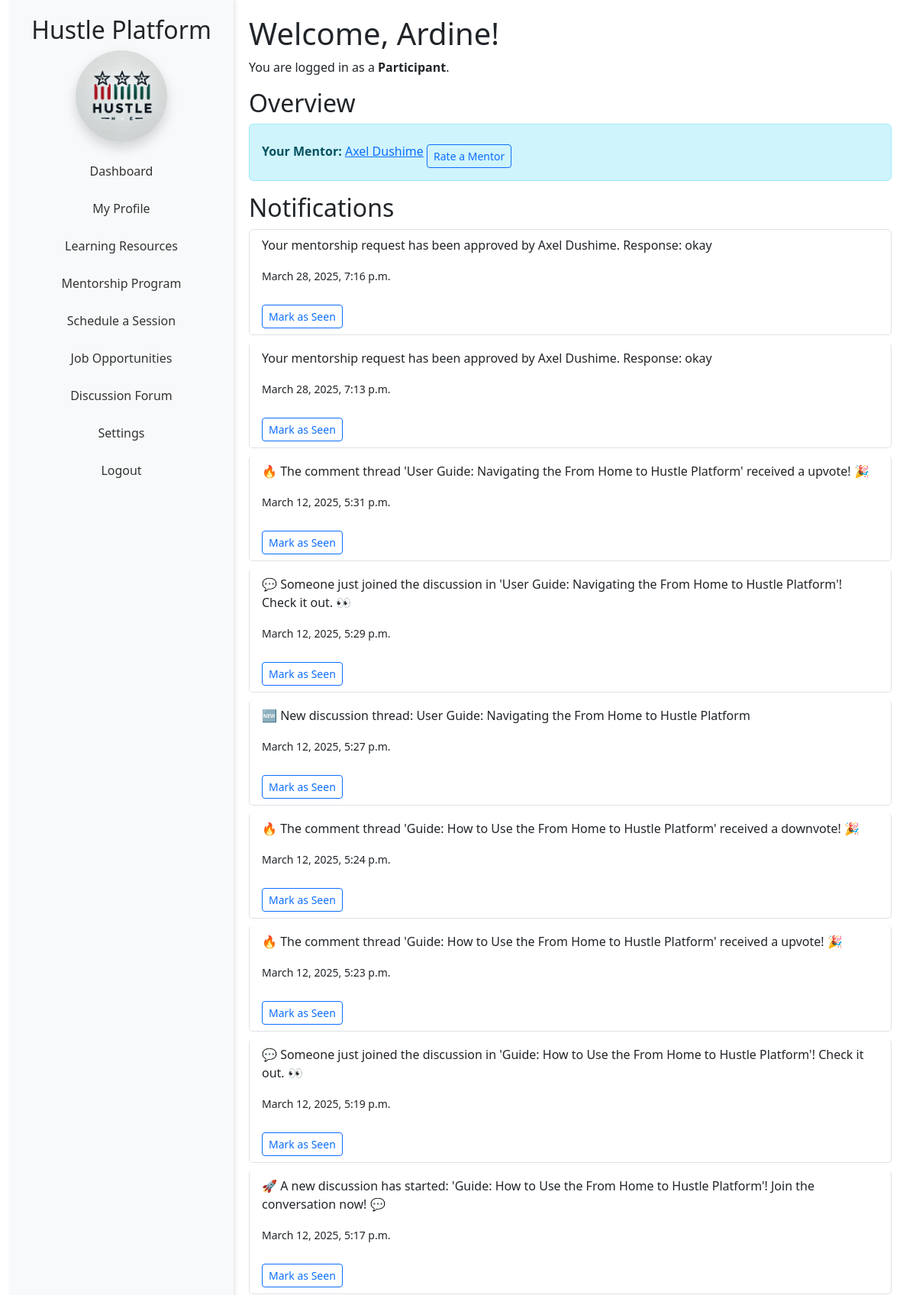
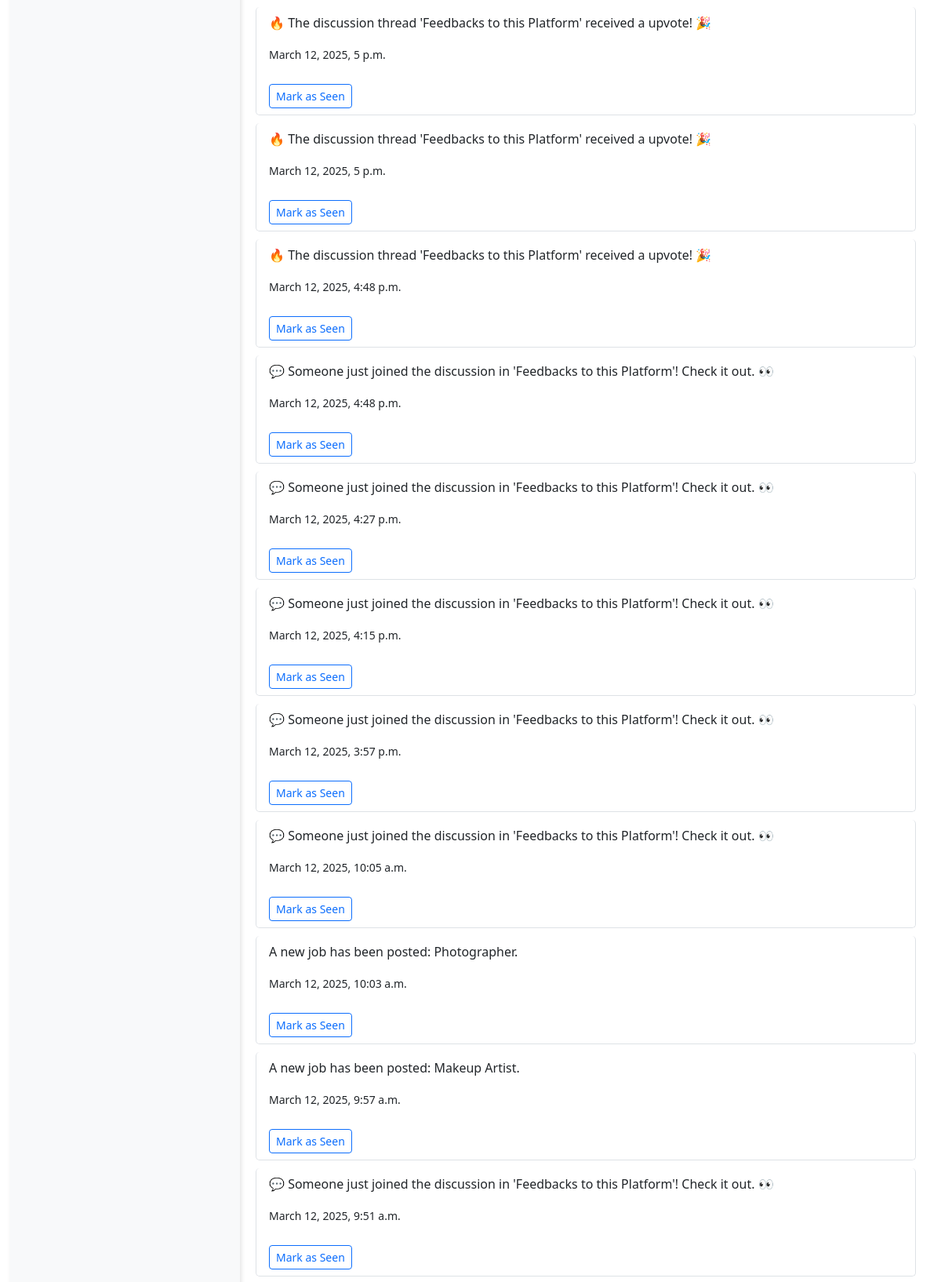
The app's page /participant/dashboard/ (signed in, upper part) with its own data (2 pictures, top to bottom).
### capstone/models.py (models this page shows, shortened)
class User(AbstractUser):
    USER_TYPE_CHOICES = (
        ('mentor', 'Mentor'),
        ('participant', 'Participant'),
    )
    LANGUAGE_CHOICES = [
        ("en", "English"),
        ("fr", "French"),
        ("es", "Spanish"),
        ("sw", "Swahili"),
        ("rw", "Kinyarwanda")
    ]
    language_preference = models.CharField(max_length=4, choices=LANGUAGE_CHOICES, default="fr")
    full_name = models.CharField(max_length=255)
    email = models.EmailField(unique=True)
    phone_number = models.CharField(max_length=15)
    user_type = models.CharField(max_length=20, choices=USER_TYPE_CHOICES)
    terms_accepted = models.BooleanField(default=False)

class Notification(models.Model):
    user = models.ForeignKey(User, on_delete=models.CASCADE, related_name='notifications')
    message = models.TextField()
    is_read = models.BooleanField(default=False)
    is_seen = models.BooleanField(default=False)
    created_at = models.DateTimeField(auto_now_add=True)
    job_application = models.ForeignKey(JobApplication, on_delete=models.CASCADE, null=True, blank=True)

### capstone/views.py (the view)
# urls.py: path('participant/dashboard/', views.participant_dashboard, name='participant_dashboard'),
@login_required
def participant_dashboard(request, participant_id=None):
    if participant_id:
        participant = get_object_or_404(User, id=participant_id, user_type='participant')
    else:
        participant = request.user
    mentorship_request = MentorshipRequest.objects.filter(
        mentee=participant, status='approved'
    ).first()
    mentor = mentorship_request.mentor if mentorship_request else None
    notifications = Notification.objects.filter(user=participant, is_seen=False).order_by('-created_at')
    context = {
        'user': participant,
        'mentor': mentor,
        'notifications': notifications,
    }
    return render(request, 'capstone/participant_dashboard.html', context)

### capstone/templatetags/custom_filters.py (called while the page is built)
@register.filter
def translate(text, target_lang):
    return text

### capstone/templates/capstone/participant_dashboard.html (shortened to what this page needs)
{% extends 'participant-base.html' %}
{% load custom_filters %}
{% block participant_content %}
<h1>{{ "Welcome"|translate:user.language_preference }}, {{ user.username }}!</h1>
<p>{{ "You are logged in as a"|translate:user.language_preference }} <strong>{{ "Participant"|translate:user.language_preference }}</strong>.</p>
<section>
    <h2>{{ "Overview"|translate:user.language_preference }}</h2>
    {% if mentor %}
    <div class="alert alert-info">
        <strong>{{ "Your Mentor"|translate:user.language_preference }}:</strong>
        <a href="{% url 'pmentor_profile' mentor.id %}">{{ mentor.full_name }}</a>
        <a href="{% url 'rate_mentor' mentor.id %}" class="btn btn-outline-primary btn-sm">
            {{ "Rate a Mentor"|translate:user.language_preference }}
        </a>
    </div>
    {% else %}
        <p>{{ "No mentor assigned yet. Submit a request!"|translate:user.language_preference }}</p>
    {% endif %}
</section>
<section>
    <h2>{{ "Notifications"|translate:user.language_preference }}</h2>
    <ul class="list-group">
        {% for notification in notifications %}
            <li class="list-group-item">
                <p>{{ notification.message|translate:user.language_preference }}</p>
                <p><small>{{ notification.created_at }}</small></p>
                {% if not notification.is_seen %}
                    <form method="post" action="{% url 'pmark_notification_seen' notification.id %}">
                        <button type="submit" class="btn btn-sm btn-outline-primary">
                            {{ "Mark as Seen"|translate:user.language_preference }}
                        </button>
                    </form>
                {% endif %}
            </li>
        {% empty %}
            <li class="list-group-item">{{ "No new notifications."|translate:user.language_preference }}</li>
        {% endfor %}
    </ul>
</section>
{% endblock %}

### capstone/templates/participant-base.html (shortened to what this page needs)
{% load static %}
{% load custom_filters %}
<!DOCTYPE html>
<html lang="{{ user.language_preference|default:'en' }}">
<head>
    <link href="https://cdn.jsdelivr.net/npm/bootstrap@5.3.0/dist/css/bootstrap.min.css" rel="stylesheet">
    <link href="https://cdnjs.cloudflare.com/ajax/libs/font-awesome/6.0.0-beta3/css/all.min.css" rel="stylesheet">
    <link href="{% static 'css/participant-styles.css' %}" rel="stylesheet">
</head>
<body>
    <div class="container-fluid">
        <div class="sidebar text-center">
            <h2>Hustle Platform</h2>
            <img src="{% static 'logo.webp' %}" alt="Hustle Platform Logo"
                 class="img-fluid mb-3 rounded-circle shadow" style="width: 120px; height: 120px; object-fit: cover;">
            <ul class="nav flex-column">
                <li class="nav-item">
                    <a class="nav-link" href="{% url 'participant_dashboard' %}">
                        {{ "Dashboard"|translate:user.language_preference }}
                    </a>
                </li>
                <li class="nav-item">
                    <a class="nav-link" href="{% url 'participant_profile' request.user.id %}">
                        {{ "My Profile"|translate:user.language_preference }}
                    </a>
                </li>
                <li class="nav-item">
                    <a class="nav-link" href="{% url 'learning_resources' %}">
                        {{ "Learning Resources"|translate:user.language_preference }}
                    </a>
                </li>
                <li class="nav-item">
                    <a class="nav-link" href="{% url 'submit_mentorship_request' %}">
                        {{ "Mentorship Program"|translate:user.language_preference }}
                    </a>
                </li>
                <li class="nav-item">
                    <a class="nav-link" href="{% url 'available_sessions' %}">
                        {{ "Schedule a Session"|translate:user.language_preference }}
                    </a>
                </li>
                <li class="nav-item">
                    <a class="nav-link" href="{% url 'job_listings' %}">
                        {{ "Job Opportunities"|translate:user.language_preference }}
                    </a>
                </li>
                <li class="nav-item">
                    <a class="nav-link" href="{% url 'list_threads' %}">
                        {{ "Discussion Forum"|translate:user.language_preference }}
                    </a>
                </li>
                <li class="nav-item">
                    <a class="nav-link" href="{% url 'account_settings' %}">
                        {{ "Settings"|translate:user.language_preference }}
                    </a>
                </li>
                <li class="nav-item">
                    <a class="nav-link" href="{% url 'login' %}">
                        {{ "Logout"|translate:user.language_preference }}
                    </a>
                </li>
            </ul>
        </div>
        <div class="main-content">
            {% block participant_content %}{% endblock %}
        </div>
    </div>
</body>
</html>

### static/css/participant-styles.css (style rules this page uses)
.nav-link { color: #333; padding: 10px 15px; border-radius: 5px; margin-bottom: 5px; transition: all 0.3s ease; }
.list-group-item { margin-bottom: 10px; border-radius: 5px; }
.btn-outline-primary { margin-top: 10px; }

### capstone/templates/participant-base.html (style rules this page uses)
html, body { height: 100%; margin: 0; overflow: hidden; }
.container-fluid { height: 100vh; display: flex; }
.sidebar { height: 100vh; overflow-y: scroll; background-color: #f8f9fa; padding: 20px; box-shadow: 2px 0 5px rgba(0,0,0,0.1); flex: 0 0 25%; scrollbar-width: none; }
.main-content { flex: 1; overflow-y: auto; padding: 20px; }

### records on screen
User: language_preference "Dashboard", language_preference "My Profile", language_preference "Learning Resources", language_preference "Mentorship Program", language_preference "Schedule a Session", language_preference "Job Opportunities", language_preference "Discussion Forum", language_preference "Settings", language_preference "Logout", language_preference "Welcome", username "Ardine", language_preference "You are logged in as a", language_preference "Participant", language_preference "Overview", language_preference "Your Mentor", language_preference "Rate a Mentor", language_preference "Notifications", language_preference "Mark as Seen"
User: full_name "Axel Dushime"
Notification: message|translate "Your mentorship request has been approved by Axel Dushime. Response: okay", created_at "March 28, 2025, 7:16 p.m."
Notification: message|translate "Your mentorship request has been approved by Axel Dushime. Response: okay", created_at "March 28, 2025, 7:13 p.m."
Notification: message|translate "🔥 The comment thread 'User Guide: Navigating the From Home to Hustle Platform' received a upvote! 🎉", created_at "March 12, 2025, 5:31 p.m."
Notification: message|translate "💬 Someone just joined the discussion in 'User Guide: Navigating the From Home to Hustle Platform'! Check it out. 👀", created_at "March 12, 2025, 5:29 p.m."
Notification: message|translate "🆕 New discussion thread: User Guide: Navigating the From Home to Hustle Platform", created_at "March 12, 2025, 5:27 p.m."
Notification: message|translate "🔥 The comment thread 'Guide: How to Use the From Home to Hustle Platform' received a downvote! 🎉", created_at "March 12, 2025, 5:24 p.m."
Notification: message|translate "🔥 The comment thread 'Guide: How to Use the From Home to Hustle Platform' received a upvote! 🎉", created_at "March 12, 2025, 5:23 p.m."
Notification: message|translate "💬 Someone just joined the discussion in 'Guide: How to Use the From Home to Hustle Platform'! Check it out. 👀", created_at "March 12, 2025, 5:19 p.m."
Notification: message|translate "🚀 A new discussion has started: 'Guide: How to Use the From Home to Hustle Platform'! Join the conversation now! 💬", created_at "March 12, 2025, 5:17 p.m."
Notification: message|translate "🔥 The discussion thread 'Feedbacks to this Platform' received a upvote! 🎉", created_at "March 12, 2025, 5 p.m."
Notification: message|translate "🔥 The discussion thread 'Feedbacks to this Platform' received a upvote! 🎉", created_at "March 12, 2025, 5 p.m."
Notification: message|translate "🔥 The discussion thread 'Feedbacks to this Platform' received a upvote! 🎉", created_at "March 12, 2025, 4:48 p.m."
Notification: message|translate "💬 Someone just joined the discussion in 'Feedbacks to this Platform'! Check it out. 👀", created_at "March 12, 2025, 4:48 p.m."
Notification: message|translate "💬 Someone just joined the discussion in 'Feedbacks to this Platform'! Check it out. 👀", created_at "March 12, 2025, 4:27 p.m."
Notification: message|translate "💬 Someone just joined the discussion in 'Feedbacks to this Platform'! Check it out. 👀", created_at "March 12, 2025, 4:15 p.m."
Notification: message|translate "💬 Someone just joined the discussion in 'Feedbacks to this Platform'! Check it out. 👀", created_at "March 12, 2025, 3:57 p.m."
Notification: message|translate "💬 Someone just joined the discussion in 'Feedbacks to this Platform'! Check it out. 👀", created_at "March 12, 2025, 10:05 a.m."
Notification: message|translate "A new job has been posted: Photographer.", created_at "March 12, 2025, 10:03 a.m."
Notification: message|translate "A new job has been posted: Makeup Artist.", created_at "March 12, 2025, 9:57 a.m."
Notification: message|translate "💬 Someone just joined the discussion in 'Feedbacks to this Platform'! Check it out. 👀", created_at "March 12, 2025, 9:51 a.m."
